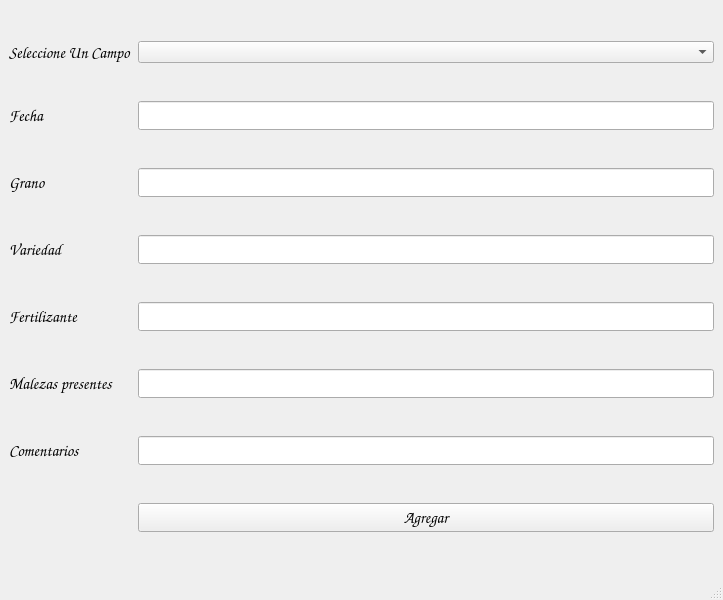
<?xml version="1.0" encoding="UTF-8"?>
<ui version="4.0">
 <class>RegSiembra</class>
 <widget class="QMainWindow" name="RegSiembra">
  <property name="geometry">
   <rect>
    <x>0</x>
    <y>0</y>
    <width>723</width>
    <height>600</height>
   </rect>
  </property>
  <property name="windowTitle">
   <string>MainWindow</string>
  </property>
  <widget class="QWidget" name="centralwidget">
   <layout class="QGridLayout" name="gridLayout">
    <item row="5" column="0">
     <widget class="QLabel" name="lMalezas">
      <property name="font">
       <font>
        <family>Comic Sans MS</family>
        <pointsize>12</pointsize>
       </font>
      </property>
      <property name="text">
       <string>Malezas presentes</string>
      </property>
     </widget>
    </item>
    <item row="3" column="0">
     <widget class="QLabel" name="lVariedad">
      <property name="font">
       <font>
        <family>Comic Sans MS</family>
        <pointsize>12</pointsize>
       </font>
      </property>
      <property name="text">
       <string>Variedad</string>
      </property>
     </widget>
    </item>
    <item row="5" column="1">
     <widget class="QLineEdit" name="lineEdit_5">
      <property name="font">
       <font>
        <family>Comic Sans MS</family>
        <pointsize>12</pointsize>
       </font>
      </property>
     </widget>
    </item>
    <item row="4" column="1">
     <widget class="QLineEdit" name="lineEdit_4">
      <property name="font">
       <font>
        <family>Comic Sans MS</family>
        <pointsize>12</pointsize>
       </font>
      </property>
     </widget>
    </item>
    <item row="3" column="1">
     <widget class="QLineEdit" name="lineEdit_3">
      <property name="font">
       <font>
        <family>Comic Sans MS</family>
        <pointsize>12</pointsize>
       </font>
      </property>
     </widget>
    </item>
    <item row="6" column="0">
     <widget class="QLabel" name="lComentarios">
      <property name="font">
       <font>
        <family>Comic Sans MS</family>
        <pointsize>12</pointsize>
       </font>
      </property>
      <property name="text">
       <string>Comentarios</string>
      </property>
     </widget>
    </item>
    <item row="1" column="1">
     <widget class="QLineEdit" name="lineEdit">
      <property name="font">
       <font>
        <family>Comic Sans MS</family>
        <pointsize>12</pointsize>
       </font>
      </property>
     </widget>
    </item>
    <item row="1" column="0">
     <widget class="QLabel" name="lFecha">
      <property name="font">
       <font>
        <family>Comic Sans MS</family>
        <pointsize>12</pointsize>
       </font>
      </property>
      <property name="text">
       <string>Fecha</string>
      </property>
     </widget>
    </item>
    <item row="4" column="0">
     <widget class="QLabel" name="lFertilizante">
      <property name="font">
       <font>
        <family>Comic Sans MS</family>
        <pointsize>12</pointsize>
       </font>
      </property>
      <property name="text">
       <string>Fertilizante </string>
      </property>
     </widget>
    </item>
    <item row="2" column="0">
     <widget class="QLabel" name="lGrano">
      <property name="font">
       <font>
        <family>Comic Sans MS</family>
        <pointsize>12</pointsize>
       </font>
      </property>
      <property name="text">
       <string>Grano</string>
      </property>
     </widget>
    </item>
    <item row="6" column="1">
     <widget class="QLineEdit" name="lineEdit_6">
      <property name="font">
       <font>
        <family>Comic Sans MS</family>
        <pointsize>12</pointsize>
       </font>
      </property>
     </widget>
    </item>
    <item row="2" column="1">
     <widget class="QLineEdit" name="lineEdit_2">
      <property name="font">
       <font>
        <family>Comic Sans MS</family>
        <pointsize>12</pointsize>
       </font>
      </property>
     </widget>
    </item>
    <item row="0" column="0">
     <widget class="QLabel" name="label">
      <property name="font">
       <font>
        <family>Comic Sans MS</family>
        <pointsize>12</pointsize>
       </font>
      </property>
      <property name="text">
       <string>Seleccione Un Campo</string>
      </property>
     </widget>
    </item>
    <item row="7" column="1">
     <widget class="QPushButton" name="pbAgregar">
      <property name="font">
       <font>
        <family>Comic Sans MS</family>
        <pointsize>12</pointsize>
       </font>
      </property>
      <property name="text">
       <string>Agregar</string>
      </property>
     </widget>
    </item>
    <item row="0" column="1">
     <widget class="QComboBox" name="cbCampos"/>
    </item>
   </layout>
  </widget>
  <widget class="QMenuBar" name="menubar">
   <property name="geometry">
    <rect>
     <x>0</x>
     <y>0</y>
     <width>723</width>
     <height>20</height>
    </rect>
   </property>
  </widget>
  <widget class="QStatusBar" name="statusbar"/>
 </widget>
 <resources/>
 <connections/>
</ui>
